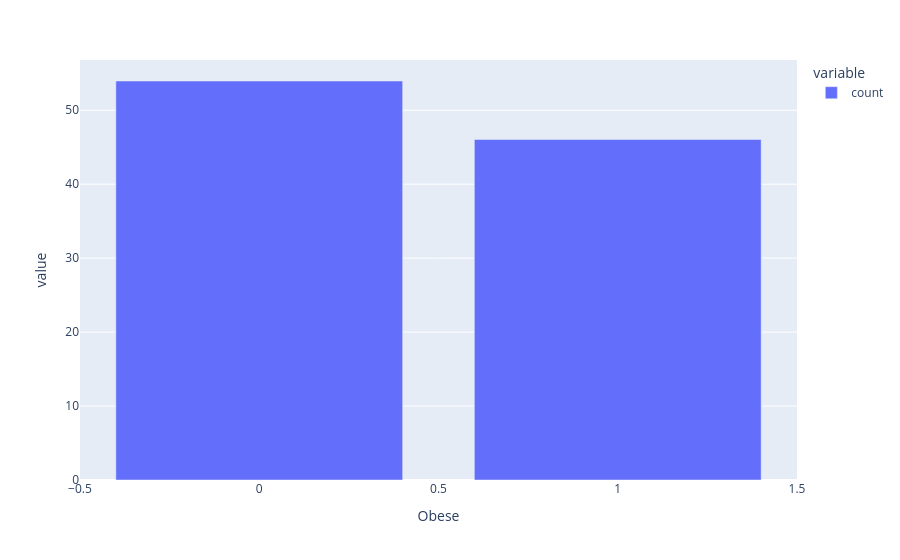

Notebook code for this chart:
### Code cell
px.bar((df_obesity.value_counts('Obese') / len(df_obesity)) * 100)

### Figure 1 — Plotly figure (JSON) as saved in the notebook; plotly's stock layout.template omitted (floating-point values rounded to 4 significant figures)
{"data": [{"hovertemplate": "variable=count<br>Obese=%{x}<br>value=%{y}<extra></extra>", "legendgroup": "count", "marker": {"color": "#636efa", "pattern": {"shape": ""}}, "name": "count", "orientation": "v", "showlegend": true, "textposition": "auto", "type": "bar", "x": [0, 1], "xaxis": "x", "y": [53.96, 46.04], "yaxis": "y"}], "layout": {"barmode": "relative", "legend": {"title": {"text": "variable"}, "tracegroupgap": 0}, "margin": {"t": 60}, "xaxis": {"anchor": "y", "domain": [0, 1], "title": {"text": "Obese"}}, "yaxis": {"anchor": "x", "domain": [0, 1], "title": {"text": "value"}}}}
